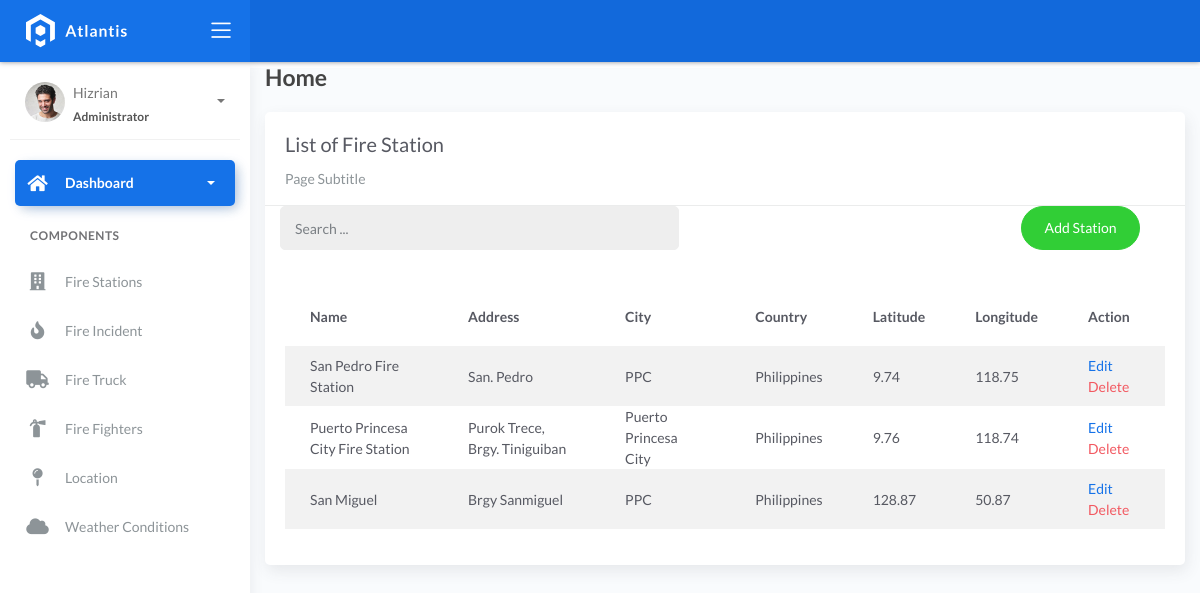
/firestations/, run on the app's committed database.
### fire/models.py (models this page shows, shortened)
class BaseModel(models.Model):
    created_at = models.DateTimeField(auto_now_add=True, db_index=True)
    updated_at = models.DateTimeField(auto_now=True)
    class Meta:
        abstract = True

class FireStation(BaseModel):
    name = models.CharField(max_length=150)
    date_time = models.DateTimeField(default=now)
    latitude = models.DecimalField(
        max_digits=22, decimal_places=2, null=True, blank=True)
    longitude = models.DecimalField(
        max_digits=22, decimal_places=2, null=True, blank=True)
    address = models.CharField(max_length=150)
    city = models.CharField(max_length=150)  # can be in separate table
    country = models.CharField(max_length=150)  # can be in separate table

### fire/views.py (the view, shortened to what this page needs)
# urls.py: path('firestations/', FireStationListView.as_view(), name='fire-station'),
class FireStationListView(ListView):
    model = FireStation
    context_object_name = 'stations'
    template_name = 'fire_station_list.html'
    paginate_by = 5
    def get_queryset(self, *args, **kwargs):
        qs = super().get_queryset(*args, **kwargs)
        return qs.order_by('id')

### templates/fire_station_list.html (shortened to what this page needs)
{% extends 'base.html' %}
{% load static %}
{% block content %}
<div class="content">
    <div class="container-fluid">
        <h4 class="page-title">Home</h4>
        <div class="row">
            <div class="col-md-12">
                <div class="card">
                    <div class="card-header">
                        <div class="card-title">List of Fire Station</div>
                        <div class="card-category">Page Subtitle</div>
                    </div>
                    <div class="col-md-12 row">
                        <div class="col-md-6">
                            <form class="navbar-left navbar-form nav-search mr-md-3" action="">
                                <div class="input-group">
                                    <input type="text" placeholder="Search ..." class="form-control" />
                                    <div class="input-group-append">
                                        <span class="input-group-text">
                                        </span>
                                    </div>
                                </div>
                            </form>
                        </div>
                        <div class="col-md-6">
                            <div class="pull-right">
                                <a href="{% url 'fire-station-add' %}" class="btn btn-success btn-rounded">Add Station</a>
                            </div>
                        </div>
                    </div>
                    <div class="card-body">
                        <table class="table table-striped mt-3">
                            <thead>
                                <tr>
                                    <th scope="col">Name</th>
                                    <th scope="col">Address</th>
                                    <th scope="col">City</th>
                                    <th scope="col">Country</th>
                                    <th scope="col">Latitude</th>
                                    <th scope="col">Longitude</th>
                                    <th scope="col">Action</th>
                                </tr>
                            </thead>
                            <tbody>
                                {% for object in object_list %}
                                <tr>
                                    <td>{{ object.name }}</td>
                                    <td>{{ object.address }}</td>
                                    <td>{{ object.city }}</td>
                                    <td>{{ object.country }}</td>
                                    <td>{{ object.latitude }}</td>
                                    <td>{{ object.longitude }}</td>
                                    <td>
                                        <a href="{% url 'fire-station-update' object.pk %}">Edit</a>
                                        <a href="{% url 'fire-station-delete' object.pk %}" class="text-danger">Delete</a>
                                    </td>
                                    </tr>
                                    {% empty %}
                                    <tr>
                                        <td colspan="4" style="text-align: center">
                                            <p class="text-sm font-weight-bold mb-0">No Records Found</p>
                                        </td>
                                        </tr>
                                {% endfor %}
                            </tbody>
                        </table>
                    </div>
                </div>
            </div>
        </div>
    </div>
</div>
{% endblock %}

### data on the page
FireStation: name "San Pedro Fire Station", address "San. Pedro", city "PPC", country "Philippines", latitude "9.74", longitude "118.75"
FireStation: name "Puerto Princesa City Fire Station", address "Purok Trece, Brgy. Tiniguiban", city "Puerto Princesa City", country "Philippines", latitude "9.76", longitude "118.74"
FireStation: name "San Miguel", address "Brgy Sanmiguel", city "PPC", country "Philippines", latitude "128.87", longitude "50.87"
